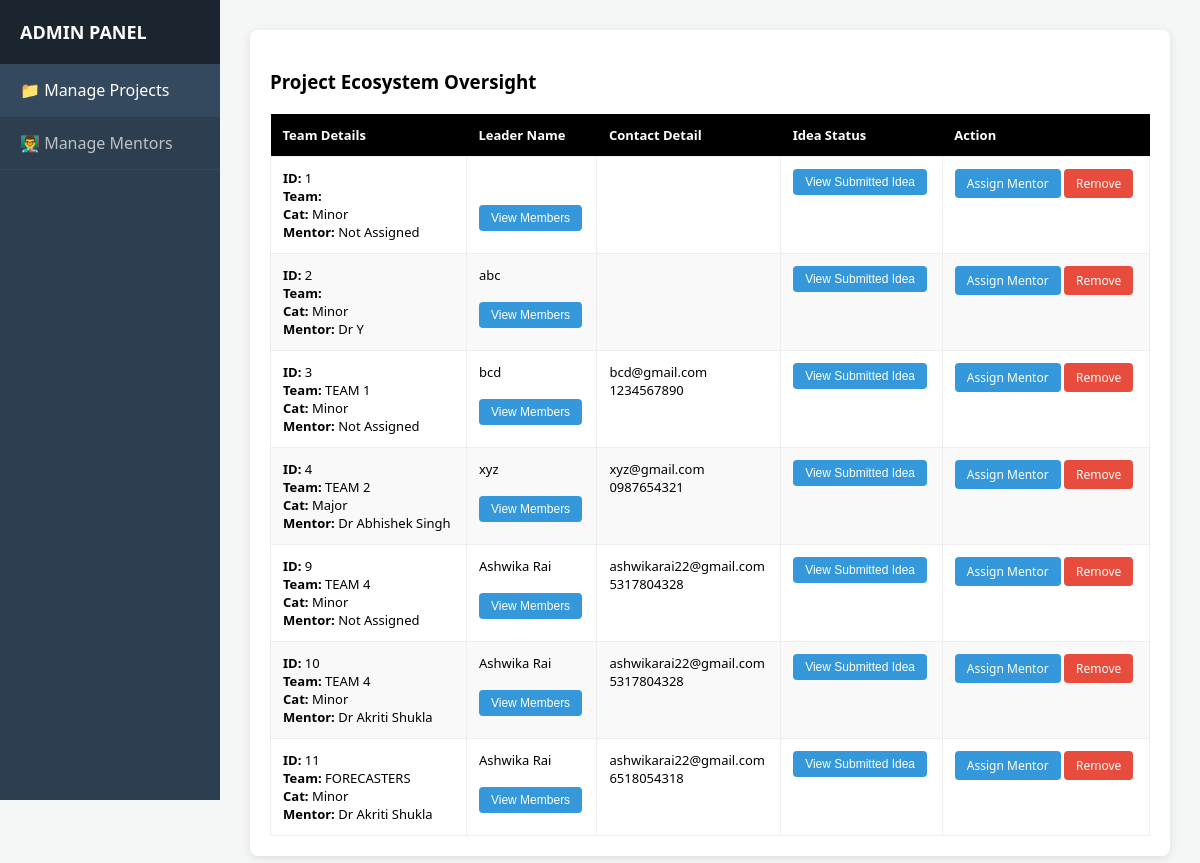
The app's page /admin_system.php with its own data.
### tables this page shows
CREATE TABLE `projects` (
  `project_id` int(11) NOT NULL,
  `title` varchar(200) DEFAULT NULL,
  `team_name` varchar(100) DEFAULT NULL,
  `total_members` int(11) DEFAULT NULL,
  `project_file` varchar(255) DEFAULT NULL,
  `submission_date` timestamp NULL DEFAULT current_timestamp(),
  `description` text DEFAULT NULL,
  `project_type` enum('Minor','Major') DEFAULT NULL,
  `student_id` int(11) DEFAULT NULL,
  `mentor_id` int(11) DEFAULT NULL,
  `requested_faculty_name` varchar(100) DEFAULT NULL,
  `mentorship_request_status` varchar(20) DEFAULT 'Pending',
  `mentorship_request_date` timestamp NULL DEFAULT current_timestamp(),
  `status` enum('Proposed','Approved','Rejected') DEFAULT 'Proposed',
  `team_size` int(11) DEFAULT NULL,
  `leader_name` varchar(100) DEFAULT NULL,
  `leader_roll_no` varchar(50) DEFAULT NULL,
  `leader_branch` enum('AI&DS','CS','IT','ME','CE','IP','EE','EC','MT') NOT NULL,
  `leader_semester` enum('I','II','III','IV','V','VI','VII','VIII') NOT NULL,
  `leader_email` varchar(100) DEFAULT NULL,
  `leader_phone` varchar(20) DEFAULT NULL,
  `leader_sem` varchar(20) DEFAULT NULL,
  `member1_name` varchar(100) DEFAULT NULL,
  `member1_roll_no` varchar(50) DEFAULT NULL,
  `member1_branch` enum('AI&DS','CS','IT','ME','CE','IP','EE','EC','MT') DEFAULT NULL,
  `member1_email` varchar(100) DEFAULT NULL,
  `member1_phone` varchar(20) DEFAULT NULL,
  `member1_sem` enum('I','II','III','IV','V','VI','VII','VIII') DEFAULT NULL,
  `member2_name` varchar(100) DEFAULT NULL,
  `member2_roll_no` varchar(50) DEFAULT NULL,
  `member2_branch` enum('AI&DS','CS','IT','ME','CE','IP','EE','EC','MT') DEFAULT NULL,
  `member2_email` varchar(100) DEFAULT NULL,
  `member2_phone` varchar(20) DEFAULT NULL,
  `member2_sem` enum('I','II','III','IV','V','VI','VII','VIII') DEFAULT NULL,
  `member3_name` varchar(100) DEFAULT NULL,
  `member3_roll_no` varchar(50) DEFAULT NULL,
  `member3_branch` enum('AI&DS','CS','IT','ME','CE','IP','EE','EC','MT') DEFAULT NULL,
  `member3_email` varchar(100) DEFAULT NULL,
  `member3_phone` varchar(20) DEFAULT NULL,
  `member3_sem` enum('I','II','III','IV','V','VI','VII','VIII') DEFAULT NULL
);

CREATE TABLE `mentors` (
  `mentor_id` int(11) NOT NULL,
  `name` varchar(100) DEFAULT NULL,
  `email` varchar(100) DEFAULT NULL,
  `department` varchar(100) DEFAULT NULL,
  `phone` varchar(15) DEFAULT NULL
);

### admin_system.php (the view, shortened to what this page needs)
<?php
include "db.php";
$tab = isset($_GET['tab']) ? $_GET['tab'] : 'projects';
?>
<!DOCTYPE html>
<html lang="en">
<head>
</head>
<body>
<div class="sidebar">
    <h2>ADMIN PANEL</h2>
    <a href="?tab=projects" class="<?= $tab=='projects'?'active':'' ?>">📁 Manage Projects</a>
    <a href="?tab=mentors" class="<?= $tab=='mentors'?'active':'' ?>">👨‍🏫 Manage Mentors</a>
</div>
<div class="main-content">
    <div class="card">
        <?php if($tab == 'projects'): ?>
            <h3>Project Ecosystem Oversight</h3>
            <table>
                <thead>
                    <tr>
                        <th>Team Details</th>
                        <th>Leader Name</th>
                        <th>Contact Detail</th>
                        <th>Idea Status</th>
                        <th>Action</th>
                    </tr>
                </thead>
                <tbody>
                    <?php
                    $res = $conn->query("
    SELECT
        p.*,
        m.name AS mentor_name
    FROM projects p
    LEFT JOIN mentors m
        ON p.mentor_id = m.mentor_id
");
                    while($row = $res->fetch_assoc()): ?>
                    <tr>
                        <td>
                            <b>ID:</b> <?= $row['project_id'] ?><br>
                            <b>Team:</b> <?= strtoupper($row['team_name']) ?><br>
                            <b>Cat:</b> <?= $row['project_type'] ?><br>
       <b>Mentor:</b> <?= $row['mentor_name'] ?? 'Not Assigned' ?>
                        </td>
                        <td>
<?= htmlspecialchars($row['leader_name']) ?><br><br>
<button class="btn btn-view"
onclick="toggleBlock('members<?= $row['project_id'] ?>')">
View Members
</button>
</td>
                        <td><?= $row['leader_email'] ?><br><?= $row['leader_phone'] ?></td>
                        <td>
<button class="btn btn-view"
onclick="toggleBlock('idea<?= $row['project_id'] ?>')">
View Submitted Idea
</button>
</td>
                        <td>
    <a href="?tab=assign&project_id=<?= $row['project_id'] ?>"
       class="btn btn-view">
       Assign Mentor
    </a>
    <a href="?delete_project=<?= $row['project_id'] ?>"
       class="btn btn-del"
       onclick="return confirm('Remove Project?')">
       Remove
    </a>
</td>
                    </tr>
                    <?php endwhile; ?>
                </tbody>
            </table>
        <?php endif; ?>
    </div>
</div>
</body>
</html>

### admin_system.php (style rules this page uses)
body { font-family: 'Segoe UI', Arial; background: #f4f7f6; margin: 0; display: flex; }
.sidebar { width: 220px; background: #2c3e50; color: white; height: 100vh; position: fixed; }
.sidebar h2 { padding: 20px; font-size: 18px; background: #1a252f; margin: 0; }
.sidebar a { display: block; color: #bdc3c7; padding: 15px 20px; text-decoration: none; border-bottom: 1px solid #34495e; }
.sidebar a:hover, .sidebar a.active { background: #34495e; color: white; }
.main-content { margin-left: 220px; padding: 30px; width: calc(100% - 220px); }
.card { background: white; padding: 20px; border-radius: 8px; box-shadow: 0 2px 10px rgba(0,0,0,0.1); }
table { width: 100%; border-collapse: collapse; margin-top: 20px; }
th { background: #000; color: white; padding: 12px; text-align: left; font-size: 13px; }
td { padding: 12px; border: 1px solid #eee; font-size: 13px; vertical-align: top; }
tr:nth-child(even) { background: #f9f9f9; }
.btn { padding: 6px 12px; border-radius: 4px; border: none; cursor: pointer; text-decoration: none; font-size: 12px; color: white; display: inline-block; }
.btn-del { background: #e74c3c; }
.btn-view { background: #3498db; }

### records on screen
projects: project_id "1", project_type "Minor", mentor_name "Not Assigned"
projects: project_id "2", project_type "Minor", mentor.name "Dr Y", leader_name "abc"
projects: project_id "3", team_name "TEAM 1", project_type "Minor", mentor_name "Not Assigned", leader_name "bcd", leader_email "bcd@gmail.com", leader_phone "1234567890"
projects: project_id "4", team_name "TEAM 2", project_type "Major", mentor.name "Dr Abhishek Singh", leader_name "xyz", leader_email "xyz@gmail.com", leader_phone "0987654321"
projects: project_id "9", team_name "TEAM 4", project_type "Minor", mentor_name "Not Assigned", leader_name "Ashwika Rai", leader_email "ashwikarai22@gmail.com", leader_phone "5317804328"
projects: project_id "10", team_name "TEAM 4", project_type "Minor", mentor.name "Dr Akriti Shukla", leader_name "Ashwika Rai", leader_email "ashwikarai22@gmail.com", leader_phone "5317804328"
projects: project_id "11", team_name "FORECASTERS", project_type "Minor", mentor.name "Dr Akriti Shukla", leader_name "Ashwika Rai", leader_email "ashwikarai22@gmail.com", leader_phone "6518054318"
